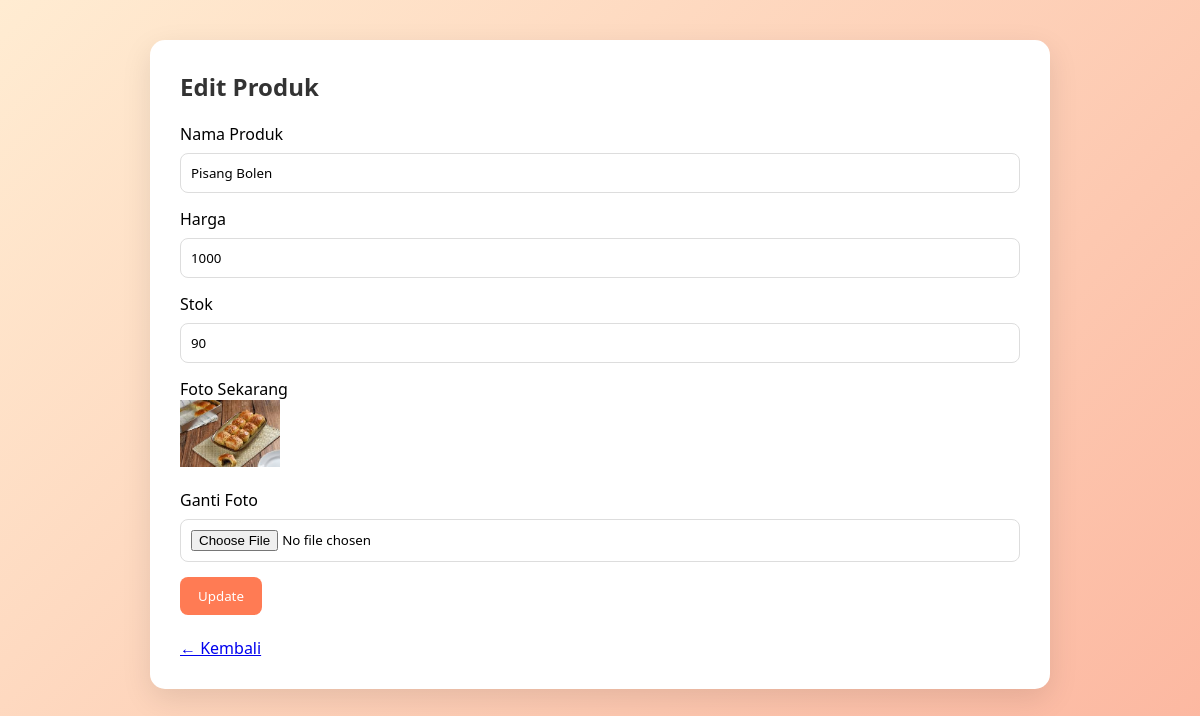
Page /edit_produk.php?id=3 on the committed database.
### tables this page shows
CREATE TABLE `produk` (
  `id_produk` int(11) NOT NULL,
  `nama_produk` varchar(100) DEFAULT NULL,
  `harga_produk` int(11) DEFAULT NULL,
  `stok_produk` int(11) DEFAULT NULL,
  `foto` varchar(255) DEFAULT NULL
);

### edit_produk.php (the view, shortened to what this page needs)
<?php
require "koneksi.php";
$id = $_GET['id'];
$stmt = $pdo->prepare("SELECT * FROM produk WHERE id_produk = :id");
$stmt->execute(['id'=>$id]);
$row = $stmt->fetch();
?>
<link rel="stylesheet" href="style.css">
<div class="container">
<h2>Edit Produk</h2>
<form method="POST" enctype="multipart/form-data">
<label>Nama Produk</label>
<input type="text" name="nama" value="<?php echo $row['nama_produk']; ?>" required>
<label>Harga</label>
<input type="number" name="harga" value="<?php echo $row['harga_produk']; ?>" required>
<label>Stok</label>
<input type="number" name="stok" value="<?php echo $row['stok_produk']; ?>" required>
<label>Foto Sekarang</label><br>
<img src="upload/<?php echo $row['foto']; ?>" width="100"><br><br>
<label>Ganti Foto</label>
<input type="file" name="foto">
<button name="update">Update</button>
</form>
<br>
<a href="produk.php">← Kembali</a>
</div>

### style.css (style rules this page uses)
* { margin: 0; padding: 0; box-sizing: border-box; font-family: 'Segoe UI', sans-serif; }
.container { background: white; padding: 30px; border-radius: 15px; box-shadow: 0 10px 30px rgba(0,0,0,0.1); max-width: 900px; margin: auto; }
h2 { margin-bottom: 20px; color: #333; }
input, select { width: 100%; padding: 10px; margin: 8px 0 15px; border: 1px solid #ddd; border-radius: 8px; transition: 0.3s; }
button { background: #ff7b54; color: white; border: none; padding: 10px 18px; border-radius: 8px; cursor: pointer; transition: 0.3s; }

### rows in the picture
produk: nama "Pisang Bolen", harga "1000", stok "90", foto (picture)
